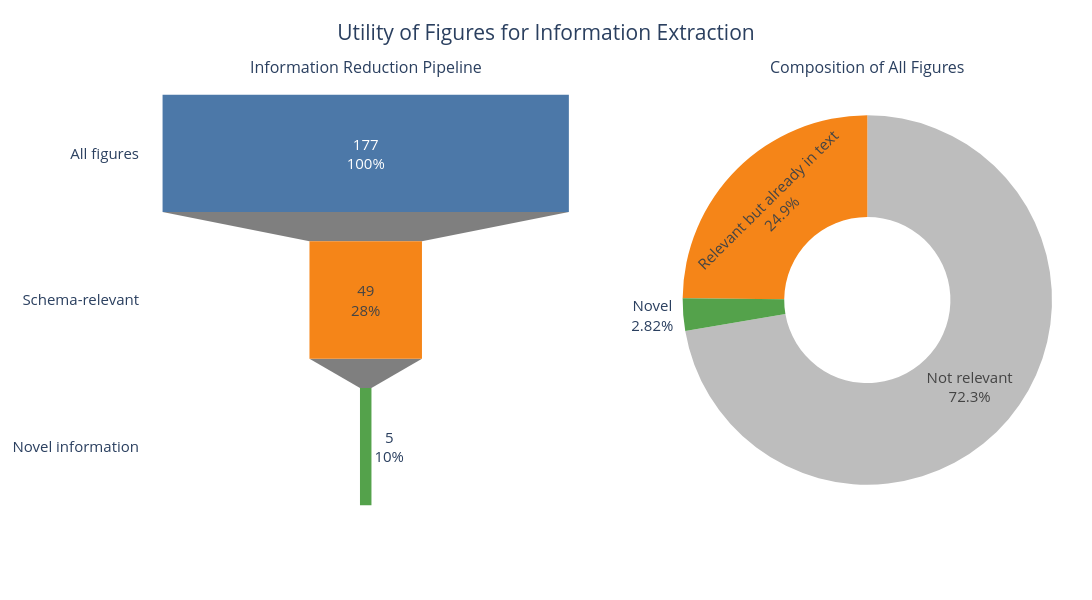

Here is the notebook cell this chart was saved with:
### Code cell
import pandas as pd
import plotly.graph_objects as go
from plotly.subplots import make_subplots

# ------------------------------------------------------------------
# Dataset
# ------------------------------------------------------------------

df = pd.DataFrame(
    main_text_figure_data,
    columns=["Paper","Total","Relevant","Novel"]
)

# ------------------------------------------------------------------
# Aggregate counts
# ------------------------------------------------------------------

total = df["Total"].sum()
relevant = df["Relevant"].sum()
novel = df["Novel"].sum()

not_relevant = total - relevant
redundant = relevant - novel

print(total, relevant, novel)

# ------------------------------------------------------------------
# Figure
# ------------------------------------------------------------------

fig = make_subplots(
    rows=1,
    cols=2,
    specs=[[{"type":"funnel"},{"type":"pie"}]],
    column_widths=[0.55,0.45],
    subplot_titles=[
        "Information Reduction Pipeline",
        "Composition of All Figures"
    ]
)

# Funnel
fig.add_trace(
    go.Funnel(
        y=[
            "All figures",
            "Schema-relevant",
            "Novel information"
        ],
        x=[total, relevant, novel],
        textinfo="value+percent previous",
        marker=dict(color=["#4C78A8","#F58518","#54A24B"])
    ),
    row=1,
    col=1
)

# Pie
fig.add_trace(
    go.Pie(
        labels=[
            "Not relevant",
            "Relevant but\nalready in text",
            "Novel"
        ],
        values=[
            not_relevant,
            redundant,
            novel
        ],
        hole=0.45,
        textinfo="percent+label",
        marker=dict(colors=[
            "#BDBDBD",
            "#F58518",
            "#54A24B"
        ])
    ),
    row=1,
    col=2
)

fig.update_layout(
    template="plotly_white",
    height=600,
    width=1100,
    title=dict(
        text="Utility of Figures for Information Extraction",
        x=0.5
    ),
    font=dict(size=15),
    margin=dict(t=80,b=80,l=40,r=40)
)
fig.update_layout(showlegend=False)

fig.show()

### Figure 1 — Plotly figure (JSON) as saved in the notebook; plotly's stock layout.template omitted (floating-point values rounded to 4 significant figures)
{"data": [{"marker": {"color": ["#4C78A8", "#F58518", "#54A24B"]}, "textinfo": "value+percent previous", "type": "funnel", "x": [177, 49, 5], "xaxis": "x", "y": ["All figures", "Schema-relevant", "Novel information"], "yaxis": "y"}, {"domain": {"x": [0.595, 1], "y": [0, 1]}, "hole": 0.45, "labels": ["Not relevant", "Relevant but\nalready in text", "Novel"], "marker": {"colors": ["#BDBDBD", "#F58518", "#54A24B"]}, "textinfo": "percent+label", "type": "pie", "values": [128, 44, 5]}], "layout": {"annotations": [{"font": {"size": 16}, "showarrow": false, "text": "Information Reduction Pipeline", "x": 0.2475, "xanchor": "center", "xref": "paper", "y": 1, "yanchor": "bottom", "yref": "paper"}, {"font": {"size": 16}, "showarrow": false, "text": "Composition of All Figures", "x": 0.7975, "xanchor": "center", "xref": "paper", "y": 1, "yanchor": "bottom", "yref": "paper"}], "font": {"size": 15}, "height": 600, "margin": {"b": 80, "l": 40, "r": 40, "t": 80}, "showlegend": false, "title": {"text": "Utility of Figures for Information Extraction", "x": 0.5}, "width": 1100, "xaxis": {"anchor": "y", "autorange": true, "domain": [0, 0.495], "range": [-98.33, 98.33], "type": "linear"}, "yaxis": {"anchor": "x", "autorange": true, "domain": [0, 1], "range": [2.5, -0.5], "type": "category"}}}
